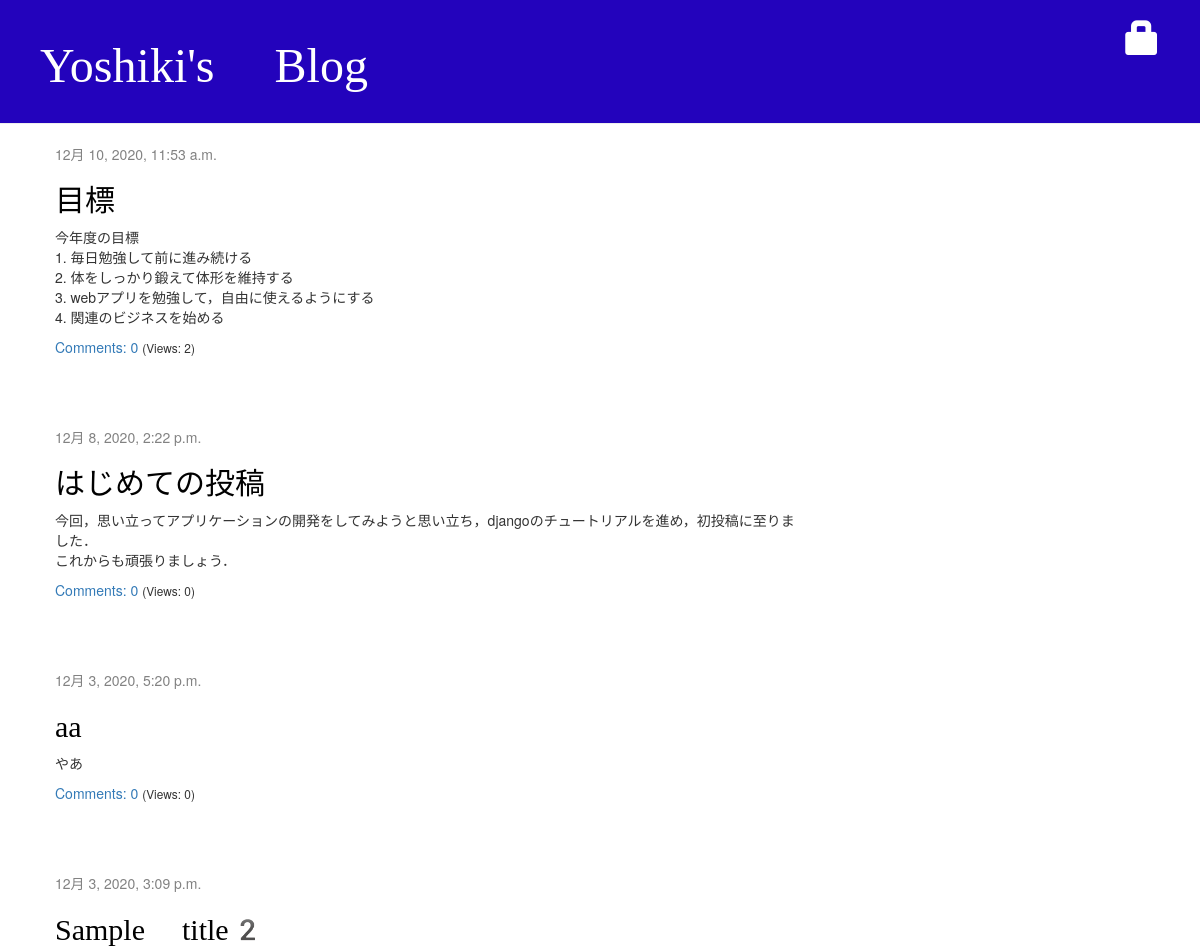
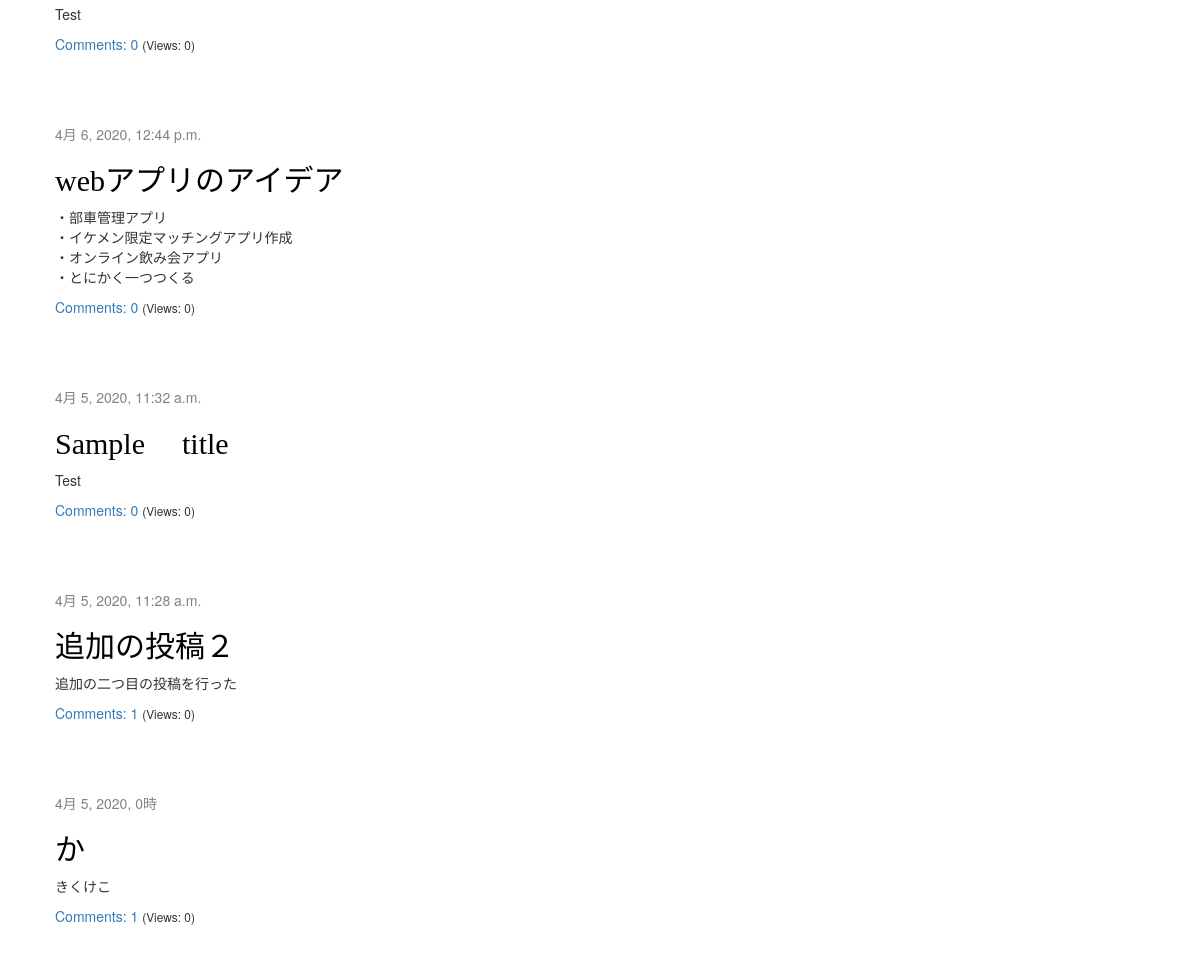
The page / on the database its author committed (2 pictures, top to bottom).
### blog/models.py (models this page shows, shortened)
class Post(models.Model):
    author = models.ForeignKey(settings.AUTH_USER_MODEL, on_delete=models.CASCADE)
    title = models.CharField(max_length=200)
    text = models.TextField()
    created_date = models.DateTimeField(default=timezone.now)
    published_date = models.DateTimeField(blank=True, null=True)
    views = models.PositiveIntegerField(default=0)
    def approved_comments(self):
        return self.comments.filter(approved_comment=True)

### blog/views.py (the view)
# urls.py: path('', views.post_list, name='post_list'),
def post_list(request):
    posts = Post.objects.filter(published_date__lte=timezone.now()).order_by('-published_date')
    return render(request, 'blog/post_list.html', {'posts': posts})

### blog/templates/blog/post_list.html
{% extends 'blog/base.html' %}
{% block content %}
    {% for post in posts %}
        <div class="post">
            <div class="date">
                {{ post.published_date }}
            </div>
            <h2><a href="{% url 'post_detail' pk=post.pk %}">{{ post.title }}</a></h2>
            <p>{{ post.text|linebreaksbr }}</p>
            <a href="{% url 'post_detail' pk=post.pk %}">Comments: {{ post.approved_comments.count }}</a>
            <small>  (Views: {{ post.views }})</small>
        </div>
    {% endfor %}
{% endblock %}

### blog/static/css/style.css (style rules this page uses)
h1, h2, h3, h4 { font-family: emoji; }
.date { color: #828282; }
.post { margin-bottom: 70px; }
.post h2 a, .post h2 a:visited { color: #000000; }

### rows shown on the page
Post: published_date "12月 10, 2020, 11:53 a.m.", title "目標", text "今年度の目標 1. 毎日勉強して前に進み続ける 2. 体をしっかり鍛えて体形を維持する 3. webアプリを勉強して，自由に使えるようにする 4. 関連のビジネスを始める", approved_comments.count "0", views "2"
Post: published_date "12月 8, 2020, 2:22 p.m.", title "はじめての投稿", text "今回，思い立ってアプリケーションの開発をしてみようと思い立ち，djangoのチュートリアルを進め，初投稿に至りました． これからも頑張りましょう．", approved_comments.count "0", views "0"
Post: published_date "12月 3, 2020, 5:20 p.m.", title "aa", text "やあ", approved_comments.count "0", views "0"
Post: published_date "12月 3, 2020, 3:09 p.m.", title "Sample title2", text "Test", approved_comments.count "0", views "0"
Post: published_date "4月 6, 2020, 12:44 p.m.", title "webアプリのアイデア", text "・部車管理アプリ ・イケメン限定マッチングアプリ作成 ・オンライン飲み会アプリ ・とにかく一つつくる", approved_comments.count "0", views "0"
Post: published_date "4月 5, 2020, 11:32 a.m.", title "Sample title", text "Test", approved_comments.count "0", views "0"
Post: published_date "4月 5, 2020, 11:28 a.m.", title "追加の投稿２", text "追加の二つ目の投稿を行った", approved_comments.count "1", views "0"
Post: published_date "4月 5, 2020, 0時", title "か", text "きくけこ", approved_comments.count "1", views "0"
